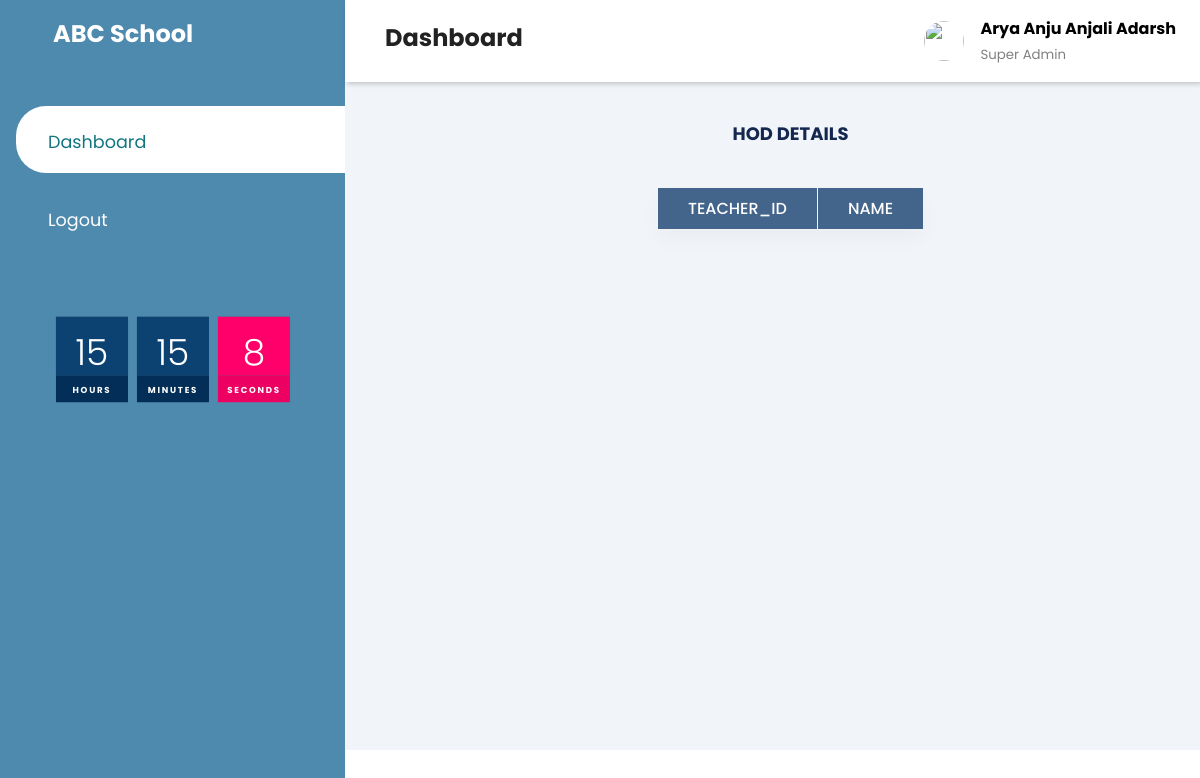
/src/viewhodtable.php, run on an earlier commit of the app's database.
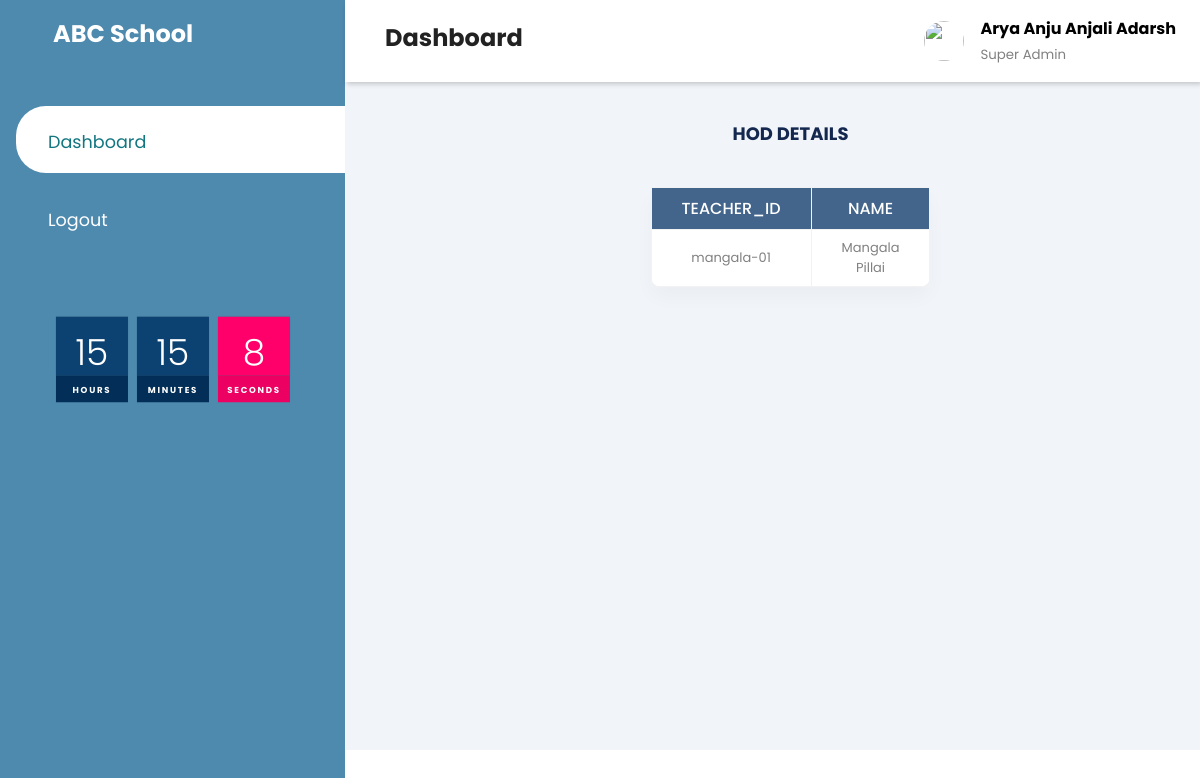
And on a later commit of the database.
### tables this page shows
CREATE TABLE IF NOT EXISTS `HOD` (
  `id` int(11) NOT NULL PRIMARY KEY,
  `username` varchar(220) NOT NULL UNIQUE,
  `password` varchar(45) NOT NULL UNIQUE,
  `name` varchar(45) NOT NULL
);

### src/viewhodtable.php (the view, shortened to what this page needs)
<!DOCTYPE html>
<html>
<head>
      <?php include 'tablelinks.php';?>
      <?php include 'tablestyles.php';?>
      <link rel="stylesheet" href="https://maxst.icons8.com/vue-static/landings/line-awesome/line-awesome/1.3.0/css/line-awesome.min.css">
      <link rel="stylesheet" href="../viewstudent.css">
</head>
<body>
  <div class="sidebar">
    <div class="sidebar-brand">
      <h2><span class="lab la-accusoft"></span> ABC School</h2>
    </div>
    <div class="sidebar-menu">
      <ul>
        <li>
          <a class="active"><span class="las la-school"></span>
            <span>Dashboard</span></a>
        </li>
        <li>
        <li>
          <a href="../index.php"><span class="las la-user-minus"></span>
            <span>Logout</span></a>
        </li>
        <li>
           <div id="clock">
             <div id="time">
               <div>
                 <span id="hour">00</span>
                 <span>hours</span>
               </div>
               <div>
                 <span id="minute">00</span>
                 <span>minutes</span>
               </div>
               <div>
                 <span id="second">00</span>
                 <span>seconds</span>
               </div>
             </div>
           </div>
        </li>
      </ul>
    </div>
  </div>
  <div class="main-content">
     <header>
       <h2>
         <label for="">
           <span class="las la-bars"></span>
         </label>
         Dashboard
       </h2>
       <div class="user-wrapper">
         <img src="https://img.icons8.com/pastel-glyph/64/000000/user-male--v1.png" width="40px" height="40px"/>
         <div>
           <h4>Arya Anju Anjali Adarsh</h4>
           <small>Super Admin</small>
         </div>
       </div>
     </header>
     <main>
       <div class="main-div">
       <h1 class="student_list">HOD DETAILS</h1>
           <table>
             <thead>
               <tr>
                 <th>teacher_id</th>
                 <th>name</th>
               </tr>
               <tbody>
                 <?php
                 include 'auth.php';
                 $selectquery =" select * from `HOD` ORDER BY name ASC";
                 $query = mysqli_query($conn,$selectquery);
                   while($res=mysqli_fetch_array($query))
                   {?>
                     <tr>
                         <td><?php echo $res['username']; ?></td>
                         <td><?php echo $res['name'];?></td>
                         </tr>
                 <?php
                   }
                 ?>
               </tbody>
             </thead>
                 </table>
       </div>
     </div>
</body>
</html>

What changed in the data, as far as the page shows it:
added hod: username "mangala-01", name "Mangala Pillai"
